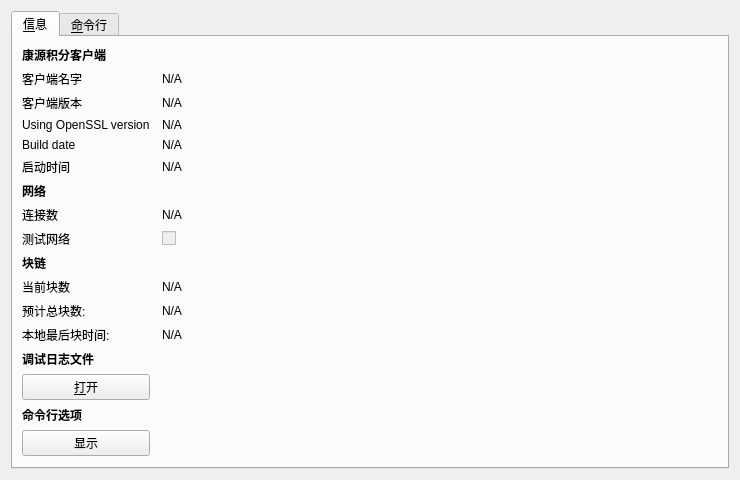
<?xml version="1.0" encoding="UTF-8"?>
<ui version="4.0">
 <class>RPCConsole</class>
 <widget class="QDialog" name="RPCConsole">
  <property name="geometry">
   <rect>
    <x>0</x>
    <y>0</y>
    <width>740</width>
    <height>450</height>
   </rect>
  </property>
  <property name="windowTitle">
   <string>Kangyuanjifen - Debug window</string>
  </property>
  <layout class="QVBoxLayout" name="verticalLayout_2">
   <item>
    <widget class="QTabWidget" name="tabWidget">
     <property name="currentIndex">
      <number>0</number>
     </property>
     <widget class="QWidget" name="tab_info">
      <attribute name="title">
       <string>&amp;信息</string>
      </attribute>
      <layout class="QGridLayout" name="gridLayout" columnstretch="0,1">
       <property name="horizontalSpacing">
        <number>12</number>
       </property>
       <item row="0" column="0">
        <widget class="QLabel" name="label_9">
         <property name="font">
          <font>
           <weight>75</weight>
           <bold>true</bold>
          </font>
         </property>
         <property name="text">
          <string>康源积分客户端</string>
         </property>
        </widget>
       </item>
       <item row="1" column="0">
        <widget class="QLabel" name="label_5">
         <property name="text">
          <string>客户端名字</string>
         </property>
        </widget>
       </item>
       <item row="1" column="1">
        <widget class="QLabel" name="clientName">
         <property name="cursor">
          <cursorShape>IBeamCursor</cursorShape>
         </property>
         <property name="text">
          <string>N/A</string>
         </property>
         <property name="textFormat">
          <enum>Qt::PlainText</enum>
         </property>
         <property name="textInteractionFlags">
          <set>Qt::LinksAccessibleByMouse|Qt::TextSelectableByKeyboard|Qt::TextSelectableByMouse</set>
         </property>
        </widget>
       </item>
       <item row="2" column="0">
        <widget class="QLabel" name="label_6">
         <property name="text">
          <string>客户端版本</string>
         </property>
        </widget>
       </item>
       <item row="2" column="1">
        <widget class="QLabel" name="clientVersion">
         <property name="cursor">
          <cursorShape>IBeamCursor</cursorShape>
         </property>
         <property name="text">
          <string>N/A</string>
         </property>
         <property name="textFormat">
          <enum>Qt::PlainText</enum>
         </property>
         <property name="textInteractionFlags">
          <set>Qt::LinksAccessibleByMouse|Qt::TextSelectableByKeyboard|Qt::TextSelectableByMouse</set>
         </property>
        </widget>
       </item>
       <item row="3" column="0">
        <widget class="QLabel" name="label_14">
         <property name="text">
          <string>Using OpenSSL version</string>
         </property>
         <property name="indent">
          <number>-1</number>
         </property>
        </widget>
       </item>
       <item row="3" column="1">
        <widget class="QLabel" name="openSSLVersion">
         <property name="cursor">
          <cursorShape>IBeamCursor</cursorShape>
         </property>
         <property name="text">
          <string>N/A</string>
         </property>
         <property name="textFormat">
          <enum>Qt::PlainText</enum>
         </property>
         <property name="textInteractionFlags">
          <set>Qt::LinksAccessibleByMouse|Qt::TextSelectableByKeyboard|Qt::TextSelectableByMouse</set>
         </property>
        </widget>
       </item>
       <item row="4" column="0">
        <widget class="QLabel" name="label_12">
         <property name="text">
          <string>Build date</string>
         </property>
        </widget>
       </item>
       <item row="4" column="1">
        <widget class="QLabel" name="buildDate">
         <property name="cursor">
          <cursorShape>IBeamCursor</cursorShape>
         </property>
         <property name="text">
          <string>N/A</string>
         </property>
         <property name="textFormat">
          <enum>Qt::PlainText</enum>
         </property>
         <property name="textInteractionFlags">
          <set>Qt::LinksAccessibleByMouse|Qt::TextSelectableByKeyboard|Qt::TextSelectableByMouse</set>
         </property>
        </widget>
       </item>
       <item row="5" column="0">
        <widget class="QLabel" name="label_13">
         <property name="text">
          <string>启动时间</string>
         </property>
        </widget>
       </item>
       <item row="5" column="1">
        <widget class="QLabel" name="startupTime">
         <property name="cursor">
          <cursorShape>IBeamCursor</cursorShape>
         </property>
         <property name="text">
          <string>N/A</string>
         </property>
         <property name="textFormat">
          <enum>Qt::PlainText</enum>
         </property>
         <property name="textInteractionFlags">
          <set>Qt::LinksAccessibleByMouse|Qt::TextSelectableByKeyboard|Qt::TextSelectableByMouse</set>
         </property>
        </widget>
       </item>
       <item row="6" column="0">
        <widget class="QLabel" name="label_11">
         <property name="font">
          <font>
           <weight>75</weight>
           <bold>true</bold>
          </font>
         </property>
         <property name="text">
          <string>网络</string>
         </property>
        </widget>
       </item>
       <item row="7" column="0">
        <widget class="QLabel" name="label_7">
         <property name="text">
          <string>连接数</string>
         </property>
        </widget>
       </item>
       <item row="7" column="1">
        <widget class="QLabel" name="numberOfConnections">
         <property name="cursor">
          <cursorShape>IBeamCursor</cursorShape>
         </property>
         <property name="text">
          <string>N/A</string>
         </property>
         <property name="textFormat">
          <enum>Qt::PlainText</enum>
         </property>
         <property name="textInteractionFlags">
          <set>Qt::LinksAccessibleByMouse|Qt::TextSelectableByKeyboard|Qt::TextSelectableByMouse</set>
         </property>
        </widget>
       </item>
       <item row="8" column="0">
        <widget class="QLabel" name="label_8">
         <property name="text">
          <string>测试网络</string>
         </property>
        </widget>
       </item>
       <item row="8" column="1">
        <widget class="QCheckBox" name="isTestNet">
         <property name="enabled">
          <bool>false</bool>
         </property>
         <property name="text">
          <string/>
         </property>
        </widget>
       </item>
       <item row="9" column="0">
        <widget class="QLabel" name="label_10">
         <property name="font">
          <font>
           <weight>75</weight>
           <bold>true</bold>
          </font>
         </property>
         <property name="text">
          <string>块链</string>
         </property>
        </widget>
       </item>
       <item row="10" column="0">
        <widget class="QLabel" name="label_3">
         <property name="text">
          <string>当前块数</string>
         </property>
        </widget>
       </item>
       <item row="10" column="1">
        <widget class="QLabel" name="numberOfBlocks">
         <property name="cursor">
          <cursorShape>IBeamCursor</cursorShape>
         </property>
         <property name="text">
          <string>N/A</string>
         </property>
         <property name="textFormat">
          <enum>Qt::PlainText</enum>
         </property>
         <property name="textInteractionFlags">
          <set>Qt::LinksAccessibleByMouse|Qt::TextSelectableByKeyboard|Qt::TextSelectableByMouse</set>
         </property>
        </widget>
       </item>
       <item row="11" column="0">
        <widget class="QLabel" name="label_4">
         <property name="text">
          <string>预计总块数:</string>
         </property>
        </widget>
       </item>
       <item row="11" column="1">
        <widget class="QLabel" name="totalBlocks">
         <property name="cursor">
          <cursorShape>IBeamCursor</cursorShape>
         </property>
         <property name="text">
          <string>N/A</string>
         </property>
         <property name="textFormat">
          <enum>Qt::PlainText</enum>
         </property>
         <property name="textInteractionFlags">
          <set>Qt::LinksAccessibleByMouse|Qt::TextSelectableByKeyboard|Qt::TextSelectableByMouse</set>
         </property>
        </widget>
       </item>
       <item row="12" column="0">
        <widget class="QLabel" name="label_2">
         <property name="text">
          <string>本地最后块时间:</string>
         </property>
        </widget>
       </item>
       <item row="12" column="1">
        <widget class="QLabel" name="lastBlockTime">
         <property name="cursor">
          <cursorShape>IBeamCursor</cursorShape>
         </property>
         <property name="text">
          <string>N/A</string>
         </property>
         <property name="textFormat">
          <enum>Qt::PlainText</enum>
         </property>
         <property name="textInteractionFlags">
          <set>Qt::LinksAccessibleByMouse|Qt::TextSelectableByKeyboard|Qt::TextSelectableByMouse</set>
         </property>
        </widget>
       </item>
       <item row="13" column="0">
        <spacer name="verticalSpacer_2">
         <property name="orientation">
          <enum>Qt::Vertical</enum>
         </property>
         <property name="sizeHint" stdset="0">
          <size>
           <width>20</width>
           <height>20</height>
          </size>
         </property>
        </spacer>
       </item>
       <item row="14" column="0">
        <widget class="QLabel" name="labelDebugLogfile">
         <property name="font">
          <font>
           <weight>75</weight>
           <bold>true</bold>
          </font>
         </property>
         <property name="text">
          <string>调试日志文件</string>
         </property>
        </widget>
       </item>
       <item row="15" column="0">
        <widget class="QPushButton" name="openDebugLogfileButton">
         <property name="toolTip">
          <string>Open the Kangyuanjifen debug log file from the current data directory. This can take a few seconds for large log files.</string>
         </property>
         <property name="text">
          <string>&amp;打开</string>
         </property>
         <property name="autoDefault">
          <bool>false</bool>
         </property>
        </widget>
       </item>
       <item row="16" column="0">
        <widget class="QLabel" name="labelCLOptions">
         <property name="font">
          <font>
           <weight>75</weight>
           <bold>true</bold>
          </font>
         </property>
         <property name="text">
          <string>命令行选项</string>
         </property>
        </widget>
       </item>
       <item row="17" column="0">
        <widget class="QPushButton" name="showCLOptionsButton">
         <property name="toolTip">
          <string>Show the Kangyuanjifen-Qt help message to get a list with possible Kangyuanjifen command-line options.</string>
         </property>
         <property name="text">
          <string>显示</string>
         </property>
         <property name="autoDefault">
          <bool>false</bool>
         </property>
        </widget>
       </item>
       <item row="18" column="0">
        <spacer name="verticalSpacer">
         <property name="orientation">
          <enum>Qt::Vertical</enum>
         </property>
         <property name="sizeHint" stdset="0">
          <size>
           <width>20</width>
           <height>40</height>
          </size>
         </property>
        </spacer>
       </item>
      </layout>
     </widget>
     <widget class="QWidget" name="tab_console">
      <attribute name="title">
       <string>&amp;命令行</string>
      </attribute>
      <layout class="QVBoxLayout" name="verticalLayout_3">
       <property name="spacing">
        <number>3</number>
       </property>
       <item>
        <widget class="QTextEdit" name="messagesWidget">
         <property name="minimumSize">
          <size>
           <width>0</width>
           <height>100</height>
          </size>
         </property>
         <property name="readOnly">
          <bool>true</bool>
         </property>
         <property name="tabKeyNavigation" stdset="0">
          <bool>false</bool>
         </property>
         <property name="columnCount" stdset="0">
          <number>2</number>
         </property>
        </widget>
       </item>
       <item>
        <layout class="QHBoxLayout" name="horizontalLayout">
         <property name="spacing">
          <number>3</number>
         </property>
         <item>
          <widget class="QLabel" name="label">
           <property name="text">
            <string notr="true">&gt;</string>
           </property>
          </widget>
         </item>
         <item>
          <widget class="QLineEdit" name="lineEdit"/>
         </item>
         <item>
          <widget class="QPushButton" name="clearButton">
           <property name="maximumSize">
            <size>
             <width>24</width>
             <height>24</height>
            </size>
           </property>
           <property name="toolTip">
            <string>Clear console</string>
           </property>
           <property name="text">
            <string/>
           </property>
           <property name="icon">
            <iconset resource="../bitcoin.qrc">
             <normaloff>:/icons/remove</normaloff>:/icons/remove</iconset>
           </property>
           <property name="shortcut">
            <string notr="true">Ctrl+L</string>
           </property>
           <property name="autoDefault">
            <bool>false</bool>
           </property>
          </widget>
         </item>
        </layout>
       </item>
      </layout>
     </widget>
    </widget>
   </item>
  </layout>
 </widget>
 <resources>
  <include location="../bitcoin.qrc"/>
 </resources>
 <connections/>
</ui>
